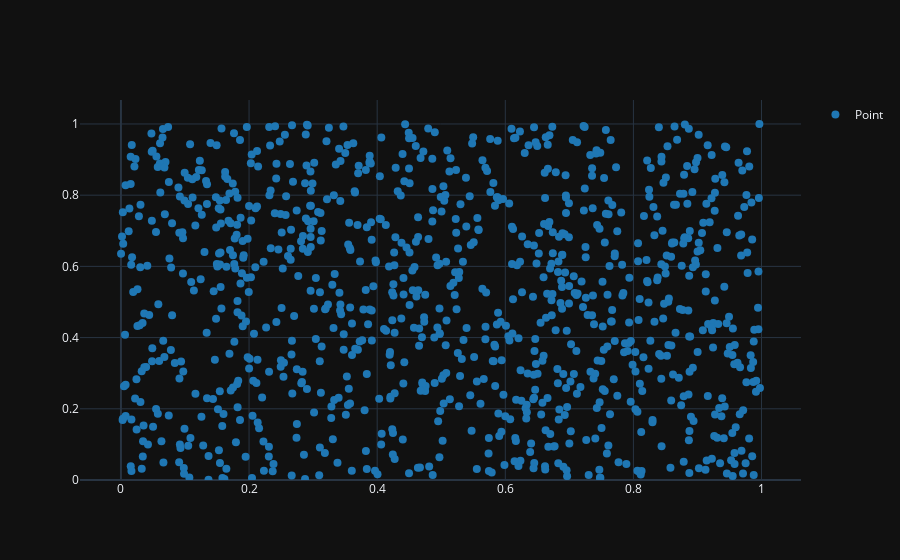

Notebook code cell kept with this figure:
### Code cell
x = np.random.random(1000)
y = np.random.random(1000)
df = pd.DataFrame({'x': x, 'y': y})

ggplot(df) + geom_point(aes(x='x', y='y')) + theme_dark()

### Figure 1 — Plotly figure (JSON) as saved in the notebook; plotly's stock layout.template omitted (floating-point values rounded to 4 significant figures; data arrays with more than 128 entries replaced by an {"elided": "..."} marker saying what was removed)
{"data": [{"marker": {"color": "#1f77b4", "size": 8}, "mode": "markers", "name": "Point", "opacity": 1, "showlegend": true, "type": "scatter", "x": {"elided": "1000 float values"}, "xaxis": "x", "y": {"elided": "1000 float values"}, "yaxis": "y"}], "layout": {"xaxis": {"anchor": "y", "domain": [0, 1]}, "yaxis": {"anchor": "x", "domain": [0, 1], "rangemode": "tozero"}}}
